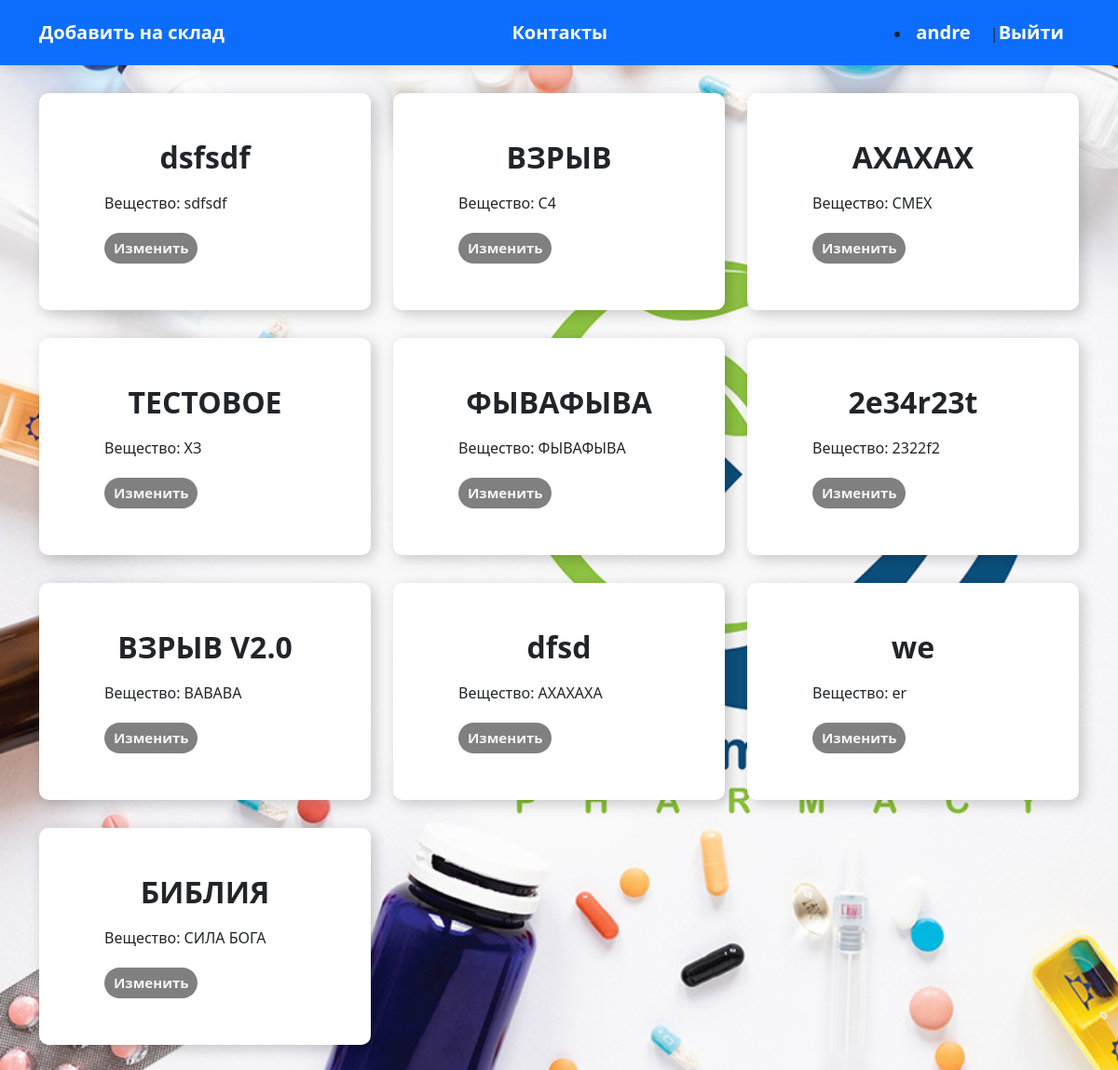
The app's page /index.html (signed in) with its own data.
### app1/models.py (models this page shows)
class Farma(models.Model):
    name = models.CharField(max_length=50)
    agent = models.CharField(max_length=50)
    form = models.CharField(max_length=10)
    action = models.CharField(max_length=500)
    need = models.CharField(max_length=500)
    non = models.CharField(max_length=500)
    subAction = models.CharField(max_length=500)

### app1/views.py (the view)
# urls.py: path('index.html', index),
def index(request):
    farma = Farma.objects.all()
    return render(request, "html/index.html", {"farma": farma})

### app1/templates/html/index.html (shortened to what this page needs)
<!DOCTYPE html>
{% load static %}
<html lang="ru">
<head>
	<link rel="stylesheet" href="/static/styles/bootstrap-reboot.min.css">
	<link rel="stylesheet" href="/static/styles/bootstrap-grid.min.css">
	<link rel="stylesheet" href="/static/styles/styles.css">
    <link href="https://cdn.jsdelivr.net/npm/bootstrap@5.3.2/dist/css/bootstrap.min.css" rel="stylesheet">
</head>
<body>
    <nav class="navbar navbar-expand-lg navbar navbar-dark bg-primary">
		<div class="container">
            {% if request.user.is_superuser %}
            <a href="index_addDel.html" class="navbar-brand ">Добавить на склад</a>
            {% endif %}
            <a href="index_info.html" class="navbar-brand">Контакты</a>
          {% if request.user.is_authenticated %}
				    <li><a class="navbar-brand">{{ user.get_username }} </a>|<a class="navbar-brand" href="/logout">Выйти</a></li>
				{% else %}
				     <li><a href="index_register.html" class="navbar-brand">Регистрация</a></li>
				{% endif %}
		</div>
	</nav>
	<div class="container">
		<div class="row">
		 {% for prep in farma %}
			<div class="col-md-4">
				<div class="new" style="max-width:800px;
  padding:50px 70px;
  border-radius:10px;
  box-shadow:4px 4px 15px rgba(0, 0, 0, 0.2);
  background-color:#fff;">
					<div class="info" style="text-align: center">
						<h3>{{ prep.name }}</h3>
						<div class="info-description">
							<span class="description">Вещество: {{ prep.agent }}</span>
						</div>
					</div>
                    {% if request.user.is_superuser %}
                <a class="btn" style="border-radius:30px;
  padding:5px 10px;
  font-size:15px;
  font-weight:bold;
  background-color:grey;
  border:none;
  color:whitesmoke;
  margin-top:20px;" href="edit/{{prep.id}}">Изменить</a>
                    {% endif %}
				</div>
			</div>
			{% endfor %}
		</div>
	</div>
</body>
</html>

### static/styles/styles.css (style rules this page uses)
body { position: relative; font-family: 'Noto Sans', sans-serif; font-size: 16px; line-height: 1.4; color: #000; min-width: 320px; overflow-x: hidden; height: auto; }
.navbar { width: 100%; height: 70px; box-shadow: 0 4px 10px rgba(0, 0, 0, .1); margin-bottom: 30px; }
.navbar .container { height: inherit; display: flex; justify-content: space-between; align-items: center; }
.navbar-brand { font-weight: 700; font-size: 26px; text-decoration: none; color: #000; transition: all .1s ease-in-out; }
.new { margin-bottom: 30px; }
.info { width: inherit; }
.info h3 { font-size: 32px; font-weight: 700; margin-bottom: 0; }
.info-description { width: inherit; display: flex; justify-content: space-between; margin-top: 10px; }
.description { display: flex; justify-content: space-between; margin-top: 8px; text-align: justify; }

### app1/templates/html/index.html (style rules this page uses)
body { background-image: url('static/data/log.jpg'); background-repeat: no-repeat; background-attachment: fixed; background-size: cover; }

### records on screen
Farma: name "dsfsdf", agent "sdfsdf"
Farma: name "ВЗРЫВ", agent "С4"
Farma: name "АХАХАХ", agent "СМЕХ"
Farma: name "ТЕСТОВОЕ", agent "ХЗ"
Farma: name "ФЫВАФЫВА", agent "ФЫВАФЫВА"
Farma: name "2e34r23t", agent "2322f2"
Farma: name "ВЗРЫВ V2.0", agent "ВАВАВА"
Farma: name "dfsd", agent "АХАХАХА"
Farma: name "we", agent "er"
Farma: name "БИБЛИЯ", agent "СИЛА БОГА"

### other values on screen
{{ user.get_username }} "andre"
